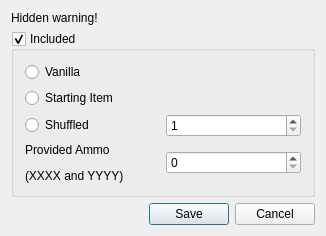
<?xml version="1.0" encoding="UTF-8"?>
<ui version="4.0">
 <class>ItemConfigurationPopup</class>
 <widget class="QDialog" name="ItemConfigurationPopup">
  <property name="geometry">
   <rect>
    <x>0</x>
    <y>0</y>
    <width>326</width>
    <height>228</height>
   </rect>
  </property>
  <property name="sizePolicy">
   <sizepolicy hsizetype="Preferred" vsizetype="Fixed">
    <horstretch>0</horstretch>
    <verstretch>0</verstretch>
   </sizepolicy>
  </property>
  <property name="maximumSize">
   <size>
    <width>16777215</width>
    <height>16777215</height>
   </size>
  </property>
  <property name="windowTitle">
   <string>Item Configuration</string>
  </property>
  <layout class="QVBoxLayout" name="verticalLayout">
   <item>
    <widget class="QLabel" name="warning_label">
     <property name="text">
      <string>Hidden warning!</string>
     </property>
    </widget>
   </item>
   <item>
    <widget class="QGroupBox" name="included_box">
     <property name="sizePolicy">
      <sizepolicy hsizetype="Preferred" vsizetype="Minimum">
       <horstretch>0</horstretch>
       <verstretch>0</verstretch>
      </sizepolicy>
     </property>
     <property name="title">
      <string>Included</string>
     </property>
     <property name="checkable">
      <bool>true</bool>
     </property>
     <layout class="QGridLayout" name="gridLayout">
      <item row="2" column="1">
       <widget class="QSpinBox" name="shuffled_spinbox">
        <property name="minimum">
         <number>1</number>
        </property>
        <property name="maximum">
         <number>9</number>
        </property>
       </widget>
      </item>
      <item row="2" column="0">
       <widget class="QRadioButton" name="shuffled_radio">
        <property name="text">
         <string>Shuffled</string>
        </property>
       </widget>
      </item>
      <item row="1" column="0">
       <widget class="QRadioButton" name="starting_radio">
        <property name="text">
         <string>Starting Item</string>
        </property>
       </widget>
      </item>
      <item row="0" column="0">
       <widget class="QRadioButton" name="vanilla_radio">
        <property name="text">
         <string>Vanilla</string>
        </property>
       </widget>
      </item>
      <item row="3" column="0">
       <widget class="QLabel" name="provided_ammo_label">
        <property name="toolTip">
         <string>&lt;html&gt;&lt;head/&gt;&lt;body&gt;&lt;p&gt;When this item is collected, it also gives this amount of the given ammos.&lt;/p&gt;&lt;p&gt;This is included in the calculation of how much each pickup of this ammo gives.&lt;/p&gt;&lt;/body&gt;&lt;/html&gt;</string>
        </property>
        <property name="text">
         <string>&lt;html&gt;&lt;head/&gt;&lt;body&gt;&lt;p&gt;Provided Ammo&lt;/p&gt;&lt;p&gt;(XXXX and YYYY)&lt;/p&gt;&lt;/body&gt;&lt;/html&gt;</string>
        </property>
       </widget>
      </item>
      <item row="3" column="1">
       <widget class="QSpinBox" name="provided_ammo_spinbox"/>
      </item>
     </layout>
    </widget>
   </item>
   <item>
    <widget class="QDialogButtonBox" name="button_box">
     <property name="standardButtons">
      <set>QDialogButtonBox::Cancel|QDialogButtonBox::Save</set>
     </property>
    </widget>
   </item>
  </layout>
 </widget>
 <layoutdefault spacing="6" margin="11"/>
 <resources/>
 <connections/>
</ui>
